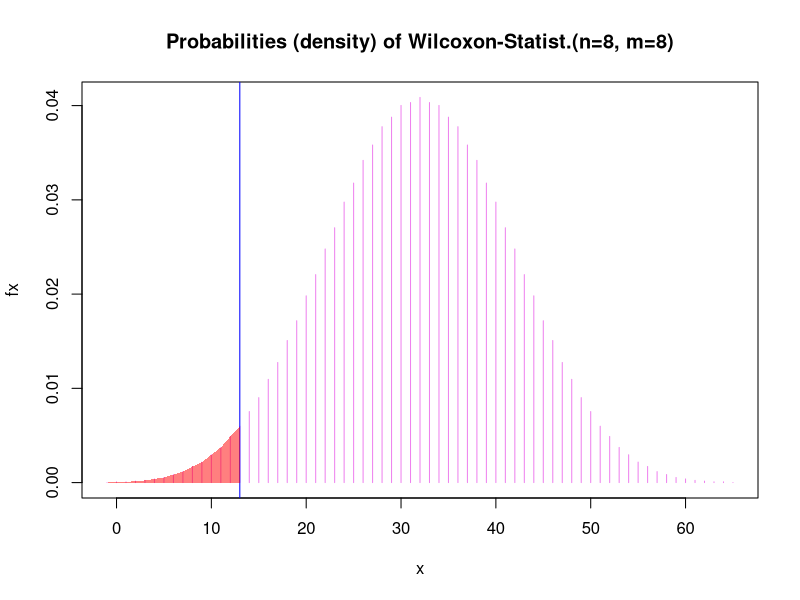
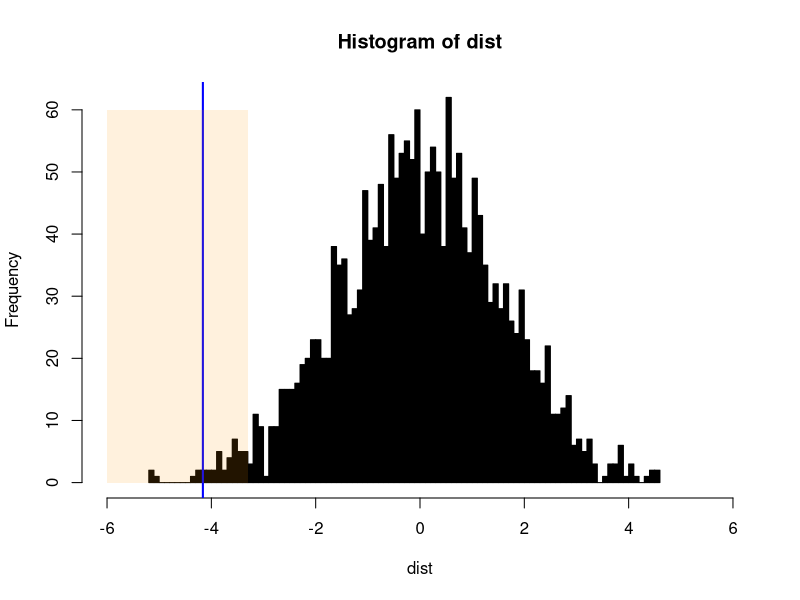

Reproduce these figures in R, in order.
## ---- chunk 1
A <- c(117.1, 121.3, 127.8, 121.9, 117.4, 124.5, 119.5, 115.1)
B <- c(123.5, 125.3, 126.5, 127.9, 122.1, 125.6, 129.8, 117.2)
dat <- data.frame(weight = c(A,B), 
                  company = rep(c("A","B"), each=8))
dat$company <- factor(dat$company)
## ---- chunk 2
# Use help(wilcox.test) to determine the inputs for this function. You acn use ~ to specify the relationship between weight and company.
wt = wilcox.test(weight ~ company, data = dat, exact = TRUE)
## ---- chunk 3
x <- -1: (8*8 + 1) 
# The p-value is calculated by determining the index for which the cumulative sum of fx exceeds 0.05. Therefore, we should be careful to index correctly on x as well.

fx <- dwilcox(x, 8, 8) # dwilcox is a builtin R function that determines the Wilcoxon distribution given the sizes of the two samples

thresholdValue <- 0.025 # two-sided test since we want 0.025 as both ends

ix <- which(cumsum(fx) <= thresholdValue) # cumulative sum is summing probabilities up to the edge of the rejection region in order to determine the p-value. However, the p-value will not be exact as it is a discrete distribution.

tx <- x[length(ix)] # determines the maximum x-value for which the sum of probabilities is still under the threshold value

# Plot the distribution, rejection region, and observed test statistic
plot(x, fx, type = "h", col = "violet",
     main =  "Probabilities (density) of Wilcoxon-Statist.(n=8, m=8)") + abline(v=wt$statistic, col="blue")+ polygon(c(x[x <= tx], tx, tx), c(fx[x <= tx], 0, 0), col=rgb(1, 0, 0,0.5), border=NA) 

layout(1) 
## ---- chunk 4
# Combine the data from group A and B 
pooled <- c(A,B)

# Try resampling the combined data from above. What are we trying to calculate here? Use help(sample) to get started.
mean(sample(pooled, length(A), FALSE))-mean(sample(pooled, length(B), FALSE))

## ---- chunk 5
# Divide the combined data into two groups and calculate their difference in means 2000 times  
nresamples <- 2000
dist <- replicate(nresamples, mean(sample(pooled, length(A), FALSE))-mean(sample(pooled, length(B), FALSE)))

# Plot the histogram
histogram = hist(dist, xlim = c(-6, 6), col = "black", breaks = 100)
thresholdValue <- 0.025
ix <- which(cumsum(histogram$counts)/nresamples <= thresholdValue)
tx <- histogram$breaks[length(ix)]
tx
abline(v = mean(A)-mean(B), col = "blue", lwd = 2)
polygon(x=c(-6,-6,tx,tx), y=c(0,60,60,0), col="#FF990022", border=F)
